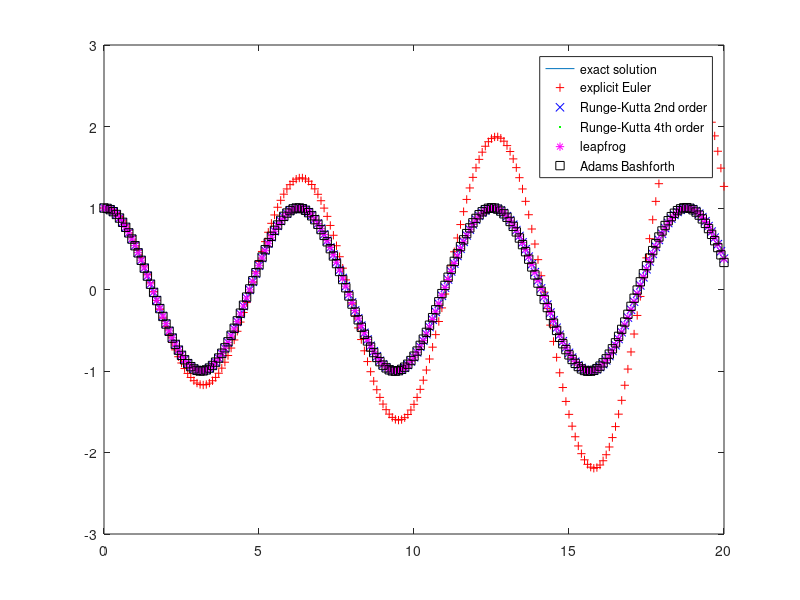

This chart was generated by the following MATLAB code:
%% 10/20/21
%problem is y' = iy, y(0) = 1
%f = iy where i = sqrt(-1)
%Exact solution is y = e^(i*t)

clear all
close all

%% Explicit Euler
%scheme is y(n+1) = y(n) + h*i*y(n)

h = 0.1;
t = 0:h:20;
y_exact = exp(i*t); %exact solution
plot(t,y_exact)
hold on

y_ee(1) = 1;

for j = 2:length(t);
    y_ee(j) = y_ee(j-1) + h*i*y_ee(j-1);
end

plot(t,y_ee, 'r +')


%% Runge-Kutta second order
%scheme is ytilde = y(n) + h*i*y(n), y(n+1) = y(n) + h/2*i*y(n) + h/2*i*ytilde

y_rk2(1) = 1;
ytilde(1) = y_rk2(1) + h*i*y_rk2(1);

for j = 2:length(t);
    ytilde(j) = y_rk2(j-1) + h*i*y_rk2(j-1);
    y_rk2(j) = y_rk2(j-1) + h/2*i*y_rk2(j-1) + h/2*i*ytilde(j);
end

plot(t,y_rk2, 'b x')


%% Runge-Kutta fourth order
%see hwk for scheme, cumbersome to type here

y_rk4(1) = 1;

for j = 2:length(t);
    K1(j-1) = h*i*y_rk4(j-1);
    K2(j-1) = h*i*(y_rk4(j-1) + 1/2*K1(j-1));
    K3(j-1) = h*i*(y_rk4(j-1) + 1/2*K2(j-1));
    K4(j-1) = h*i*(y_rk4(j-1) + K3(j-1));
    
    y_rk4(j) = y_rk4(j-1) + 1/6*K1(j-1) + 1/3*(K2(j-1) + K3(j-1)) + 1/6*K4(j-1);
end

plot(t,y_rk4, 'g .')
    

%% Leapfrog Method
%scheme is y(n+1) = y(n-1) + 2*h*i*y(n)

y_lf(1) = 1;
y_lf_tilde(2) = y_lf(1) + h*i*y_lf(1); %use RK2 for 2nd point, since leapfrog method requires 3
y_lf(2) = y_lf(1) + h/2*i*y_lf(1) + h/2*i*y_lf_tilde(2);


for j = 3:length(t);
    y_lf(j) = y_lf(j-2) + 2*h*i*y_lf(j-1);
end



plot(t, y_lf, 'm *')



%% Adams Bashforth (2nd order)
%scheme is y(n+1) = y(n) + 3*h/2*i*y(n) - h/2*i*y(n-1)

y_ab(1) = 1;
y_ab_tilde(2) = y_ab(1) + h*i*y_ab(1); %use RK2 for 2nd point, since Adams Bashforth requires 3
y_ab(2) = y_ab(1) + h/2*i*y_ab(1) + h/2*i*y_ab_tilde(2);

for j = 3:length(t);
    y_ab(j) = y_ab(j-1) + 3*h/2*i*y_ab(j-1) - h/2*i*y_ab(j-2);
end

plot(t,y_ab, 'k s'), legend('exact solution','explicit Euler',...
    'Runge-Kutta 2nd order','Runge-Kutta 4th order','leapfrog','Adams Bashforth')
    
    
    
    
    
    
    